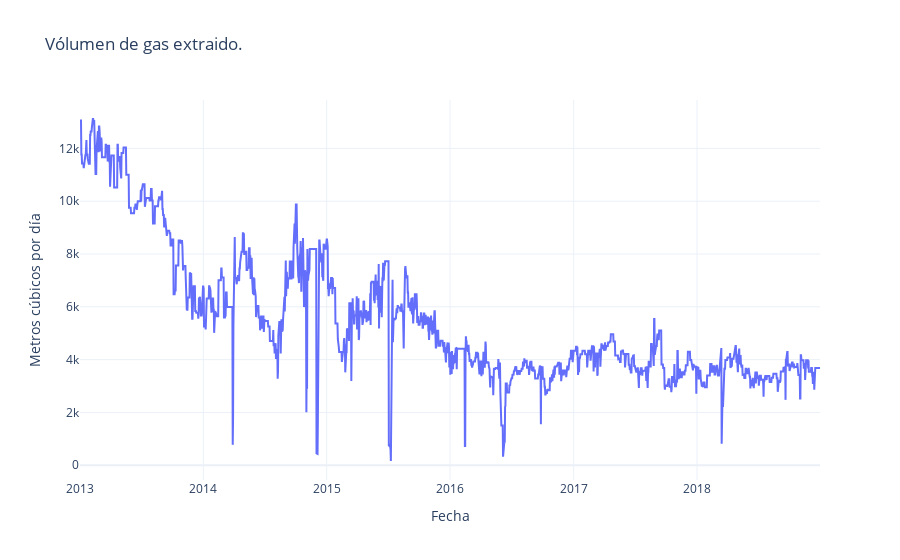

The notebook cell this image was saved under:
### Code cell
rcParams['figure.figsize'] = 15, 10
fig = go.Figure([go.Scatter(x=datos.index, y= GasVol)])
fig.update_layout(title_text="Vólumen de gas extraido.")
fig.update_layout(xaxis_title = 'Fecha', yaxis_title = 'Metros cúbicos por día',template = "plotly_white")

### Figure 1 — Plotly figure (JSON) as saved in the notebook; plotly's stock layout.template omitted (floating-point values rounded to 4 significant figures; data arrays with more than 128 entries replaced by an {"elided": "..."} marker saying what was removed)
{"data": [{"type": "scatter", "x": {"elided": "2939 str values"}, "y": {"elided": "2191 int values"}}], "layout": {"autosize": true, "title": {"text": "Vólumen de gas extraido."}, "xaxis": {"autorange": true, "range": ["2013-01-01", "2018-12-31"], "title": {"text": "Fecha"}, "type": "date"}, "yaxis": {"autorange": true, "range": [-558.6, 13830.0], "title": {"text": "Metros cúbicos por día"}, "type": "linear"}}}
